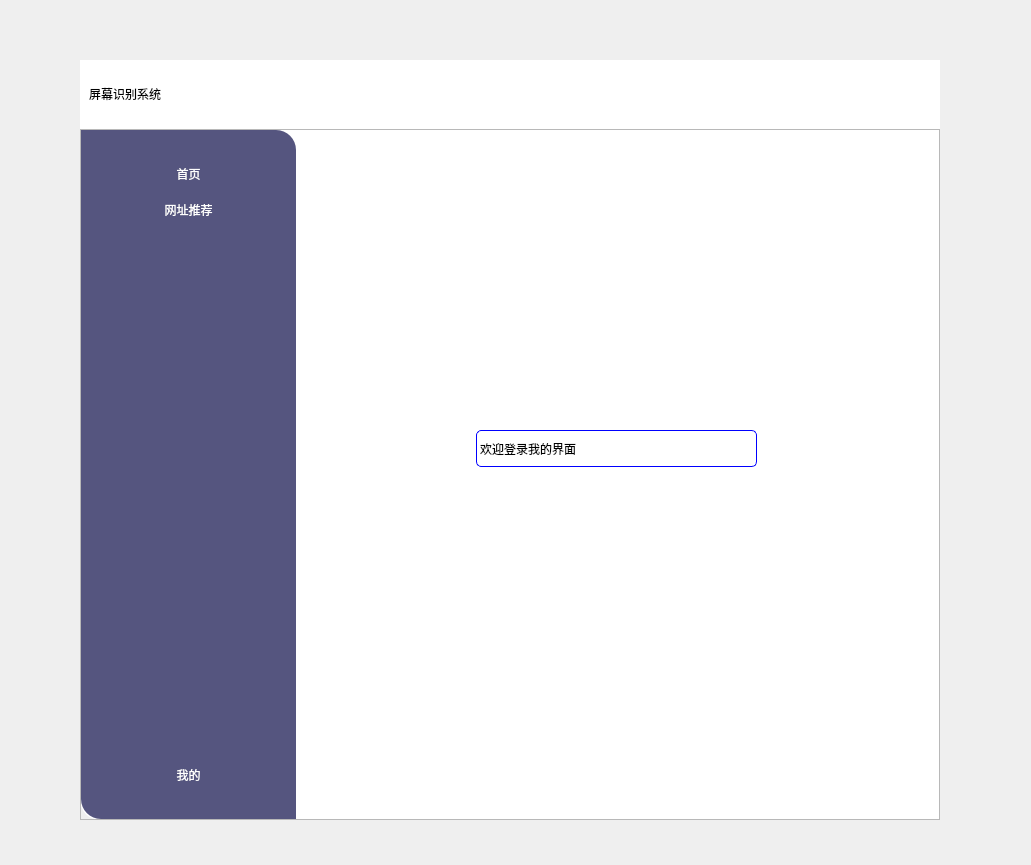
<?xml version="1.0" encoding="UTF-8"?>
<ui version="4.0">
 <class>MainWindow</class>
 <widget class="QMainWindow" name="MainWindow">
  <property name="geometry">
   <rect>
    <x>0</x>
    <y>0</y>
    <width>1031</width>
    <height>865</height>
   </rect>
  </property>
  <property name="sizePolicy">
   <sizepolicy hsizetype="Ignored" vsizetype="Preferred">
    <horstretch>0</horstretch>
    <verstretch>0</verstretch>
   </sizepolicy>
  </property>
  <property name="windowTitle">
   <string>MainWindow</string>
  </property>
  <widget class="QWidget" name="centralwidget">
   <widget class="QFrame" name="frame">
    <property name="geometry">
     <rect>
      <x>80</x>
      <y>60</y>
      <width>860</width>
      <height>760</height>
     </rect>
    </property>
    <property name="minimumSize">
     <size>
      <width>860</width>
      <height>760</height>
     </size>
    </property>
    <property name="styleSheet">
     <string notr="true">#frame{
	background-color: rgb(255, 255, 255);
	border-bottom-left-radius:20px;
}</string>
    </property>
    <property name="frameShape">
     <enum>QFrame::StyledPanel</enum>
    </property>
    <property name="frameShadow">
     <enum>QFrame::Raised</enum>
    </property>
    <layout class="QVBoxLayout" name="verticalLayout">
     <property name="spacing">
      <number>0</number>
     </property>
     <property name="leftMargin">
      <number>0</number>
     </property>
     <property name="topMargin">
      <number>0</number>
     </property>
     <property name="rightMargin">
      <number>0</number>
     </property>
     <property name="bottomMargin">
      <number>0</number>
     </property>
     <item>
      <widget class="QFrame" name="frame_2">
       <property name="sizePolicy">
        <sizepolicy hsizetype="Preferred" vsizetype="Expanding">
         <horstretch>0</horstretch>
         <verstretch>1</verstretch>
        </sizepolicy>
       </property>
       <property name="styleSheet">
        <string notr="true">background-color: rgb(255, 255, 255);
border-top-left-radius:20px;

border-top-right-radius:20px;</string>
       </property>
       <property name="frameShape">
        <enum>QFrame::StyledPanel</enum>
       </property>
       <property name="frameShadow">
        <enum>QFrame::Raised</enum>
       </property>
       <layout class="QHBoxLayout" name="horizontalLayout">
        <property name="spacing">
         <number>0</number>
        </property>
        <property name="leftMargin">
         <number>0</number>
        </property>
        <property name="topMargin">
         <number>0</number>
        </property>
        <property name="rightMargin">
         <number>0</number>
        </property>
        <property name="bottomMargin">
         <number>0</number>
        </property>
        <item alignment="Qt::AlignLeft">
         <widget class="QFrame" name="frame_4">
          <property name="sizePolicy">
           <sizepolicy hsizetype="Expanding" vsizetype="Preferred">
            <horstretch>7</horstretch>
            <verstretch>0</verstretch>
           </sizepolicy>
          </property>
          <property name="frameShape">
           <enum>QFrame::StyledPanel</enum>
          </property>
          <property name="frameShadow">
           <enum>QFrame::Raised</enum>
          </property>
          <layout class="QVBoxLayout" name="verticalLayout_2">
           <item>
            <widget class="QPushButton" name="pushButton">
             <property name="styleSheet">
              <string notr="true">border:None;
font: 18pt &quot;幼圆&quot;;</string>
             </property>
             <property name="text">
              <string>屏幕识别系统</string>
             </property>
             <property name="icon">
              <iconset resource="res.qrc">
               <normaloff>:/icons/icons/home.png</normaloff>:/icons/icons/home.png</iconset>
             </property>
             <property name="iconSize">
              <size>
               <width>35</width>
               <height>35</height>
              </size>
             </property>
            </widget>
           </item>
          </layout>
         </widget>
        </item>
        <item alignment="Qt::AlignRight">
         <widget class="QFrame" name="frame_5">
          <property name="sizePolicy">
           <sizepolicy hsizetype="Expanding" vsizetype="Preferred">
            <horstretch>2</horstretch>
            <verstretch>0</verstretch>
           </sizepolicy>
          </property>
          <property name="styleSheet">
           <string notr="true">QPushButton{
	border:none;
}
QPushButton:hover{
	padding-bottom:5px;
}</string>
          </property>
          <property name="frameShape">
           <enum>QFrame::StyledPanel</enum>
          </property>
          <property name="frameShadow">
           <enum>QFrame::Raised</enum>
          </property>
          <layout class="QHBoxLayout" name="horizontalLayout_2">
           <property name="spacing">
            <number>0</number>
           </property>
           <property name="leftMargin">
            <number>0</number>
           </property>
           <property name="topMargin">
            <number>0</number>
           </property>
           <property name="rightMargin">
            <number>0</number>
           </property>
           <property name="bottomMargin">
            <number>0</number>
           </property>
           <item>
            <widget class="QPushButton" name="pushButton_logout">
             <property name="minimumSize">
              <size>
               <width>30</width>
               <height>30</height>
              </size>
             </property>
             <property name="text">
              <string/>
             </property>
             <property name="icon">
              <iconset resource="res.qrc">
               <normaloff>:/icons/icons/退出.png</normaloff>:/icons/icons/退出.png</iconset>
             </property>
             <property name="iconSize">
              <size>
               <width>30</width>
               <height>30</height>
              </size>
             </property>
            </widget>
           </item>
           <item>
            <widget class="QPushButton" name="pushButton_3">
             <property name="minimumSize">
              <size>
               <width>30</width>
               <height>30</height>
              </size>
             </property>
             <property name="text">
              <string/>
             </property>
             <property name="icon">
              <iconset resource="res.qrc">
               <normaloff>:/icons/icons/最小化.png</normaloff>:/icons/icons/最小化.png</iconset>
             </property>
             <property name="iconSize">
              <size>
               <width>30</width>
               <height>30</height>
              </size>
             </property>
            </widget>
           </item>
           <item>
            <widget class="QPushButton" name="pushButton_4">
             <property name="minimumSize">
              <size>
               <width>30</width>
               <height>30</height>
              </size>
             </property>
             <property name="text">
              <string/>
             </property>
             <property name="icon">
              <iconset resource="res.qrc">
               <normaloff>:/icons/icons/关闭.png</normaloff>:/icons/icons/关闭.png</iconset>
             </property>
             <property name="iconSize">
              <size>
               <width>30</width>
               <height>30</height>
              </size>
             </property>
            </widget>
           </item>
          </layout>
         </widget>
        </item>
       </layout>
      </widget>
     </item>
     <item>
      <widget class="QFrame" name="frame_3">
       <property name="sizePolicy">
        <sizepolicy hsizetype="Preferred" vsizetype="Expanding">
         <horstretch>0</horstretch>
         <verstretch>10</verstretch>
        </sizepolicy>
       </property>
       <property name="frameShape">
        <enum>QFrame::StyledPanel</enum>
       </property>
       <property name="frameShadow">
        <enum>QFrame::Raised</enum>
       </property>
       <layout class="QHBoxLayout" name="horizontalLayout_3">
        <property name="spacing">
         <number>0</number>
        </property>
        <property name="leftMargin">
         <number>0</number>
        </property>
        <property name="topMargin">
         <number>0</number>
        </property>
        <property name="rightMargin">
         <number>0</number>
        </property>
        <property name="bottomMargin">
         <number>0</number>
        </property>
        <item>
         <widget class="QFrame" name="frame_6">
          <property name="sizePolicy">
           <sizepolicy hsizetype="Expanding" vsizetype="Preferred">
            <horstretch>1</horstretch>
            <verstretch>0</verstretch>
           </sizepolicy>
          </property>
          <property name="styleSheet">
           <string notr="true">#frame_6{
	background-color: rgb(85, 85, 127);
	border-bottom-left-radius:20px;
	border-top-right-radius:20px;
}
QPushButton{
	border:none;
	
	color: rgb(255, 255, 255);
	font: 12pt &quot;幼圆&quot;;
}
QPushButton:hover{
	color:rgb(168,168,168);
}
QPushButton:pressed{
	padding-left:5px;
	padding-top:5px;
}</string>
          </property>
          <property name="frameShape">
           <enum>QFrame::StyledPanel</enum>
          </property>
          <property name="frameShadow">
           <enum>QFrame::Raised</enum>
          </property>
          <layout class="QVBoxLayout" name="verticalLayout_3">
           <item>
            <widget class="QPushButton" name="pushButton_7">
             <property name="text">
              <string/>
             </property>
            </widget>
           </item>
           <item>
            <widget class="QPushButton" name="pushButton_home">
             <property name="minimumSize">
              <size>
               <width>0</width>
               <height>30</height>
              </size>
             </property>
             <property name="text">
              <string>首页</string>
             </property>
            </widget>
           </item>
           <item>
            <widget class="QPushButton" name="pushButton_web">
             <property name="minimumSize">
              <size>
               <width>0</width>
               <height>30</height>
              </size>
             </property>
             <property name="text">
              <string>网址推荐</string>
             </property>
            </widget>
           </item>
           <item>
            <spacer name="verticalSpacer">
             <property name="orientation">
              <enum>Qt::Vertical</enum>
             </property>
             <property name="sizeHint" stdset="0">
              <size>
               <width>20</width>
               <height>40</height>
              </size>
             </property>
            </spacer>
           </item>
           <item>
            <widget class="QPushButton" name="pushButton_my">
             <property name="minimumSize">
              <size>
               <width>0</width>
               <height>30</height>
              </size>
             </property>
             <property name="text">
              <string>我的</string>
             </property>
            </widget>
           </item>
           <item>
            <widget class="QPushButton" name="pushButton_2">
             <property name="text">
              <string/>
             </property>
            </widget>
           </item>
          </layout>
         </widget>
        </item>
        <item>
         <widget class="QFrame" name="frame_7">
          <property name="sizePolicy">
           <sizepolicy hsizetype="Expanding" vsizetype="Preferred">
            <horstretch>3</horstretch>
            <verstretch>0</verstretch>
           </sizepolicy>
          </property>
          <property name="styleSheet">
           <string notr="true">#frame_7{
	background-color: rgb(255, 255, 255);
	border-bottom-right-radius:20px;
}</string>
          </property>
          <property name="frameShape">
           <enum>QFrame::StyledPanel</enum>
          </property>
          <property name="frameShadow">
           <enum>QFrame::Raised</enum>
          </property>
          <layout class="QHBoxLayout" name="horizontalLayout_4">
           <property name="spacing">
            <number>0</number>
           </property>
           <property name="leftMargin">
            <number>0</number>
           </property>
           <property name="topMargin">
            <number>0</number>
           </property>
           <property name="rightMargin">
            <number>0</number>
           </property>
           <property name="bottomMargin">
            <number>0</number>
           </property>
           <item>
            <widget class="QStackedWidget" name="stackedWidget">
             <property name="currentIndex">
              <number>0</number>
             </property>
             <widget class="QWidget" name="pagehome">
              <widget class="QLabel" name="label">
               <property name="geometry">
                <rect>
                 <x>180</x>
                 <y>300</y>
                 <width>281</width>
                 <height>37</height>
                </rect>
               </property>
               <property name="maximumSize">
                <size>
                 <width>620</width>
                 <height>16777215</height>
                </size>
               </property>
               <property name="styleSheet">
                <string notr="true">font: 20pt &quot;华文楷体&quot;;
border:1px solid blue;
border-radius:5px;</string>
               </property>
               <property name="text">
                <string>欢迎登录我的界面</string>
               </property>
              </widget>
             </widget>
             <widget class="QWidget" name="page_web">
              <layout class="QHBoxLayout" name="horizontalLayout_5">
               <item>
                <widget class="QFrame" name="frame_8">
                 <property name="minimumSize">
                  <size>
                   <width>400</width>
                   <height>511</height>
                  </size>
                 </property>
                 <property name="maximumSize">
                  <size>
                   <width>400</width>
                   <height>511</height>
                  </size>
                 </property>
                 <property name="styleSheet">
                  <string notr="true">QPushButton{
	border:2px solid black;
	border-radius:7px;
}
QPushButton:hover{
	
	background-color: rgb(203, 203, 203);
}</string>
                 </property>
                 <property name="frameShape">
                  <enum>QFrame::StyledPanel</enum>
                 </property>
                 <property name="frameShadow">
                  <enum>QFrame::Raised</enum>
                 </property>
                 <layout class="QVBoxLayout" name="verticalLayout_4">
                  <item>
                   <widget class="QPushButton" name="pushButton_BIBI">
                    <property name="minimumSize">
                     <size>
                      <width>0</width>
                      <height>30</height>
                     </size>
                    </property>
                    <property name="text">
                     <string>BiliBili</string>
                    </property>
                    <property name="icon">
                     <iconset resource="res.qrc">
                      <normaloff>:/icons/icons/bilibili.png</normaloff>:/icons/icons/bilibili.png</iconset>
                    </property>
                   </widget>
                  </item>
                  <item>
                   <widget class="QPushButton" name="pushButton_CSDN">
                    <property name="minimumSize">
                     <size>
                      <width>0</width>
                      <height>30</height>
                     </size>
                    </property>
                    <property name="text">
                     <string>CSDN</string>
                    </property>
                    <property name="icon">
                     <iconset resource="res.qrc">
                      <normaloff>:/icons/icons/csdn.png</normaloff>:/icons/icons/csdn.png</iconset>
                    </property>
                   </widget>
                  </item>
                  <item>
                   <widget class="QPushButton" name="pushButton_APPLE">
                    <property name="minimumSize">
                     <size>
                      <width>0</width>
                      <height>30</height>
                     </size>
                    </property>
                    <property name="text">
                     <string>APPLE</string>
                    </property>
                    <property name="icon">
                     <iconset resource="res.qrc">
                      <normaloff>:/icons/icons/icon-apple.png</normaloff>:/icons/icons/icon-apple.png</iconset>
                    </property>
                   </widget>
                  </item>
                  <item>
                   <widget class="QPushButton" name="pushButton_TV">
                    <property name="minimumSize">
                     <size>
                      <width>0</width>
                      <height>30</height>
                     </size>
                    </property>
                    <property name="text">
                     <string>TENCENT VIDEO</string>
                    </property>
                    <property name="icon">
                     <iconset resource="res.qrc">
                      <normaloff>:/icons/icons/腾讯视频.png</normaloff>:/icons/icons/腾讯视频.png</iconset>
                    </property>
                   </widget>
                  </item>
                 </layout>
                </widget>
               </item>
              </layout>
             </widget>
             <widget class="QWidget" name="page_my">
              <layout class="QHBoxLayout" name="horizontalLayout_6">
               <item>
                <widget class="QFrame" name="frame_9">
                 <property name="minimumSize">
                  <size>
                   <width>400</width>
                   <height>511</height>
                  </size>
                 </property>
                 <property name="maximumSize">
                  <size>
                   <width>400</width>
                   <height>511</height>
                  </size>
                 </property>
                 <property name="styleSheet">
                  <string notr="true">QPushButton{
	border:2px solid black;
	border-radius:7px;
}
QPushButton:hover{
	
	background-color: rgb(203, 203, 203);
}</string>
                 </property>
                 <property name="frameShape">
                  <enum>QFrame::StyledPanel</enum>
                 </property>
                 <property name="frameShadow">
                  <enum>QFrame::Raised</enum>
                 </property>
                 <layout class="QVBoxLayout" name="verticalLayout_5">
                  <item>
                   <widget class="QLineEdit" name="lineEdit_L_M_pass1">
                    <property name="minimumSize">
                     <size>
                      <width>0</width>
                      <height>30</height>
                     </size>
                    </property>
                    <property name="placeholderText">
                     <string>密码：</string>
                    </property>
                   </widget>
                  </item>
                  <item>
                   <widget class="QLineEdit" name="lineEdit_L_M_pass2">
                    <property name="minimumSize">
                     <size>
                      <width>0</width>
                      <height>30</height>
                     </size>
                    </property>
                    <property name="echoMode">
                     <enum>QLineEdit::Password</enum>
                    </property>
                    <property name="placeholderText">
                     <string>确认密码：</string>
                    </property>
                   </widget>
                  </item>
                  <item>
                   <widget class="QPushButton" name="pushButton_M_sure">
                    <property name="minimumSize">
                     <size>
                      <width>0</width>
                      <height>40</height>
                     </size>
                    </property>
                    <property name="text">
                     <string>确认</string>
                    </property>
                   </widget>
                  </item>
                  <item>
                   <widget class="QStackedWidget" name="stackedWidget_2">
                    <property name="minimumSize">
                     <size>
                      <width>0</width>
                      <height>30</height>
                     </size>
                    </property>
                    <property name="maximumSize">
                     <size>
                      <width>16777215</width>
                      <height>50</height>
                     </size>
                    </property>
                    <property name="currentIndex">
                     <number>0</number>
                    </property>
                    <widget class="QWidget" name="page"/>
                    <widget class="QWidget" name="page_2">
                     <layout class="QHBoxLayout" name="horizontalLayout_7">
                      <property name="spacing">
                       <number>0</number>
                      </property>
                      <property name="leftMargin">
                       <number>0</number>
                      </property>
                      <property name="topMargin">
                       <number>0</number>
                      </property>
                      <property name="rightMargin">
                       <number>0</number>
                      </property>
                      <property name="bottomMargin">
                       <number>0</number>
                      </property>
                      <item alignment="Qt::AlignHCenter">
                       <widget class="QLabel" name="label_2">
                        <property name="styleSheet">
                         <string notr="true">color: rgb(255, 0, 0);</string>
                        </property>
                        <property name="text">
                         <string>密码不能为空</string>
                        </property>
                       </widget>
                      </item>
                     </layout>
                    </widget>
                    <widget class="QWidget" name="page_3">
                     <layout class="QHBoxLayout" name="horizontalLayout_8">
                      <property name="spacing">
                       <number>0</number>
                      </property>
                      <property name="leftMargin">
                       <number>0</number>
                      </property>
                      <property name="topMargin">
                       <number>0</number>
                      </property>
                      <property name="rightMargin">
                       <number>0</number>
                      </property>
                      <property name="bottomMargin">
                       <number>0</number>
                      </property>
                      <item alignment="Qt::AlignHCenter">
                       <widget class="QLabel" name="label_3">
                        <property name="styleSheet">
                         <string notr="true">color: rgb(255, 0, 0);</string>
                        </property>
                        <property name="text">
                         <string>密码两次输入不同</string>
                        </property>
                       </widget>
                      </item>
                     </layout>
                    </widget>
                    <widget class="QWidget" name="page_4">
                     <layout class="QHBoxLayout" name="horizontalLayout_9">
                      <property name="spacing">
                       <number>0</number>
                      </property>
                      <property name="leftMargin">
                       <number>0</number>
                      </property>
                      <property name="topMargin">
                       <number>0</number>
                      </property>
                      <property name="rightMargin">
                       <number>0</number>
                      </property>
                      <property name="bottomMargin">
                       <number>0</number>
                      </property>
                      <item alignment="Qt::AlignHCenter">
                       <widget class="QLabel" name="label_4">
                        <property name="styleSheet">
                         <string notr="true">color: rgb(255, 176, 19);</string>
                        </property>
                        <property name="text">
                         <string>密码修改成功</string>
                        </property>
                       </widget>
                      </item>
                     </layout>
                    </widget>
                   </widget>
                  </item>
                 </layout>
                </widget>
               </item>
              </layout>
             </widget>
            </widget>
           </item>
          </layout>
         </widget>
        </item>
       </layout>
      </widget>
     </item>
    </layout>
   </widget>
  </widget>
 </widget>
 <resources>
  <include location="res.qrc"/>
 </resources>
 <connections>
  <connection>
   <sender>pushButton_4</sender>
   <signal>clicked()</signal>
   <receiver>MainWindow</receiver>
   <slot>close()</slot>
   <hints>
    <hint type="sourcelabel">
     <x>925</x>
     <y>91</y>
    </hint>
    <hint type="destinationlabel">
     <x>985</x>
     <y>38</y>
    </hint>
   </hints>
  </connection>
  <connection>
   <sender>pushButton_3</sender>
   <signal>clicked()</signal>
   <receiver>MainWindow</receiver>
   <slot>showMinimized()</slot>
   <hints>
    <hint type="sourcelabel">
     <x>890</x>
     <y>98</y>
    </hint>
    <hint type="destinationlabel">
     <x>951</x>
     <y>17</y>
    </hint>
   </hints>
  </connection>
 </connections>
</ui>
